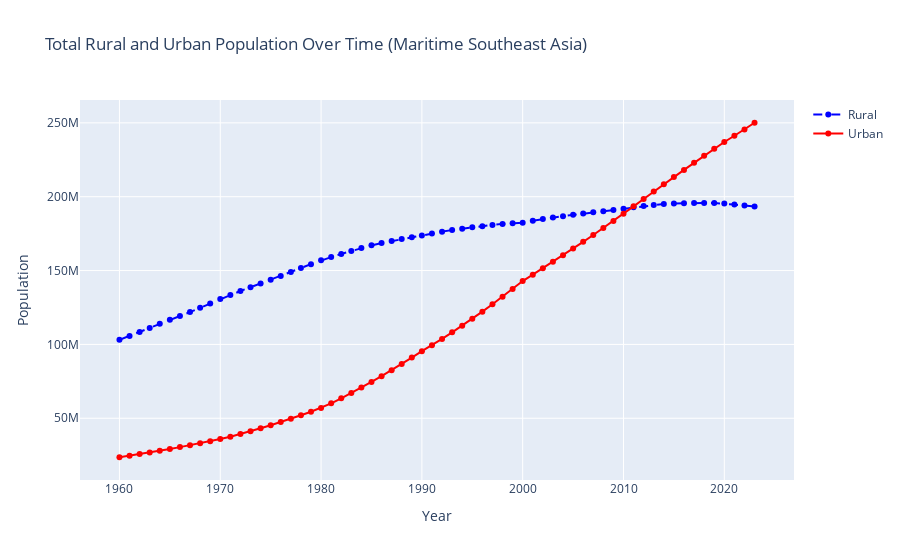

The cell this chart's notebook holds for it:
### Code cell
# Produce total rural versus urban populations over time for region as a whole
import plotly.graph_objects as go

def overlay_rural_urban_region(df):
    """
    Function to overlay total rural and urban populations for the region (Maritime Southeast Asia) as a whole.

    Parameters:
    - df (pd.DataFrame): The DataFrame containing the population data for the region.

    Returns:
    - A Plotly figure with the overlayed total rural and urban population data for the region.
    """
    # Aggregate total rural and urban populations across all countries
    rural = df['Total Rural'].sum(axis=1)
    urban = df['Total Urban'].sum(axis=1)
    
    # Create a figure
    fig = go.Figure()
    
    # Add the rural population plot
    fig.add_trace(go.Scatter(x=rural.index, y=rural, mode='lines+markers', name='Rural', line=dict(dash='dash', color='blue')))
    
    # Add the urban population plot
    fig.add_trace(go.Scatter(x=urban.index, y=urban, mode='lines+markers', name='Urban', line=dict(dash='solid', color='red')))
    
    # Add title and labels
    fig.update_layout(title="Total Rural and Urban Population Over Time (Maritime Southeast Asia)",
                      xaxis_title="Year",
                      yaxis_title="Population")
    
    # Show the plot
    fig.show()

# Call the function to overlay total rural and urban populations for the region
overlay_rural_urban_region(MSEA_pop)
